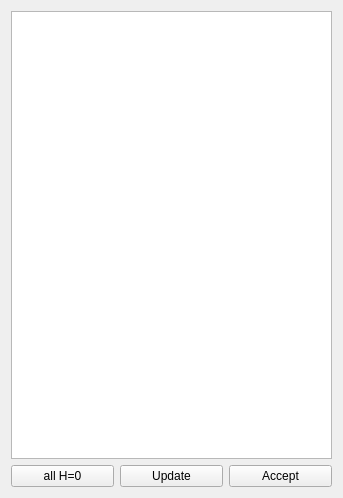
<?xml version="1.0" encoding="UTF-8"?>
<ui version="4.0">
 <class>WLToolsWidget</class>
 <widget class="QWidget" name="WLToolsWidget">
  <property name="geometry">
   <rect>
    <x>0</x>
    <y>0</y>
    <width>343</width>
    <height>498</height>
   </rect>
  </property>
  <property name="windowTitle">
   <string>Form</string>
  </property>
  <layout class="QGridLayout" name="gridLayout">
   <item row="1" column="1">
    <widget class="QPushButton" name="pbUpdateTool">
     <property name="text">
      <string>Update</string>
     </property>
    </widget>
   </item>
   <item row="1" column="2">
    <widget class="QPushButton" name="pbAcceptTool">
     <property name="text">
      <string>Accept</string>
     </property>
    </widget>
   </item>
   <item row="1" column="0">
    <widget class="QPushButton" name="pbSetHToZero">
     <property name="text">
      <string>all H=0</string>
     </property>
    </widget>
   </item>
   <item row="0" column="0" colspan="3">
    <widget class="QTableWidget" name="tableTools"/>
   </item>
  </layout>
 </widget>
 <resources/>
 <connections/>
</ui>
